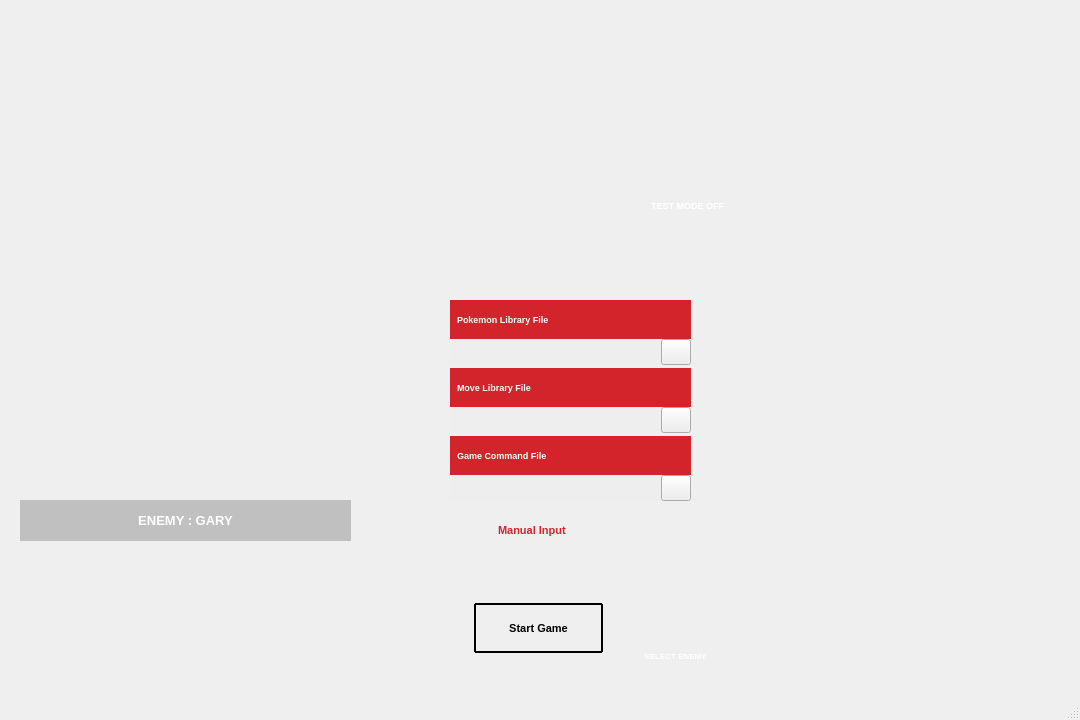
<?xml version="1.0" encoding="UTF-8"?>
<ui version="4.0">
 <class>MenuWindow</class>
 <widget class="QMainWindow" name="MenuWindow">
  <property name="geometry">
   <rect>
    <x>0</x>
    <y>0</y>
    <width>1080</width>
    <height>720</height>
   </rect>
  </property>
  <property name="font">
   <font>
    <pointsize>9</pointsize>
   </font>
  </property>
  <property name="windowTitle">
   <string>MenuWindow</string>
  </property>
  <widget class="QWidget" name="centralwidget">
   <widget class="QStackedWidget" name="stackedWidget">
    <property name="geometry">
     <rect>
      <x>-20</x>
      <y>-20</y>
      <width>1151</width>
      <height>791</height>
     </rect>
    </property>
    <widget class="QWidget" name="page">
     <widget class="QLabel" name="background">
      <property name="geometry">
       <rect>
        <x>-80</x>
        <y>-20</y>
        <width>1300</width>
        <height>750</height>
       </rect>
      </property>
      <property name="text">
       <string/>
      </property>
      <property name="pixmap">
       <pixmap resource="resource.qrc">:/img/img/bg1.png</pixmap>
      </property>
      <property name="scaledContents">
       <bool>true</bool>
      </property>
     </widget>
     <widget class="QPushButton" name="playBtn">
      <property name="geometry">
       <rect>
        <x>494</x>
        <y>623</y>
        <width>129</width>
        <height>50</height>
       </rect>
      </property>
      <property name="font">
       <font>
        <pointsize>8</pointsize>
        <bold>true</bold>
       </font>
      </property>
      <property name="cursor">
       <cursorShape>PointingHandCursor</cursorShape>
      </property>
      <property name="styleSheet">
       <string notr="true">border: 2px solid black;
border-radius: 1px;
color: black;
text-transform: uppercase;
</string>
      </property>
      <property name="text">
       <string>Start Game</string>
      </property>
     </widget>
     <widget class="QLabel" name="main_title">
      <property name="geometry">
       <rect>
        <x>330</x>
        <y>35</y>
        <width>461</width>
        <height>161</height>
       </rect>
      </property>
      <property name="styleSheet">
       <string notr="true"/>
      </property>
      <property name="text">
       <string/>
      </property>
      <property name="pixmap">
       <pixmap resource="resource.qrc">:/img/img/logo.png</pixmap>
      </property>
      <property name="scaledContents">
       <bool>true</bool>
      </property>
     </widget>
     <widget class="QLabel" name="pokedex">
      <property name="geometry">
       <rect>
        <x>110</x>
        <y>170</y>
        <width>941</width>
        <height>571</height>
       </rect>
      </property>
      <property name="cursor">
       <cursorShape>ArrowCursor</cursorShape>
      </property>
      <property name="styleSheet">
       <string notr="true"/>
      </property>
      <property name="text">
       <string/>
      </property>
      <property name="pixmap">
       <pixmap resource="resource.qrc">:/img/img/pokedex.png</pixmap>
      </property>
      <property name="scaledContents">
       <bool>true</bool>
      </property>
     </widget>
     <widget class="QWidget" name="verticalLayoutWidget_2">
      <property name="geometry">
       <rect>
        <x>470</x>
        <y>320</y>
        <width>241</width>
        <height>201</height>
       </rect>
      </property>
      <layout class="QVBoxLayout" name="verticalLayout_7">
       <property name="spacing">
        <number>3</number>
       </property>
       <item>
        <layout class="QVBoxLayout" name="verticalLayout_8">
         <property name="spacing">
          <number>0</number>
         </property>
         <item>
          <widget class="QLabel" name="label_11">
           <property name="font">
            <font>
             <pointsize>7</pointsize>
             <bold>true</bold>
            </font>
           </property>
           <property name="styleSheet">
            <string notr="true">background-color: #D2242A;
color: white;
padding: 5px;
text-transform: uppercase;</string>
           </property>
           <property name="text">
            <string>Pokemon Library File</string>
           </property>
          </widget>
         </item>
         <item>
          <layout class="QHBoxLayout" name="horizontalLayout_6">
           <property name="spacing">
            <number>0</number>
           </property>
           <item>
            <widget class="QLabel" name="pkmnLibEdit">
             <property name="font">
              <font>
               <pointsize>8</pointsize>
               <bold>false</bold>
              </font>
             </property>
             <property name="styleSheet">
              <string notr="true">background-color: #eeeeee;
color: black;
padding: 5px;</string>
             </property>
             <property name="text">
              <string/>
             </property>
            </widget>
           </item>
           <item>
            <widget class="QPushButton" name="pkmnLibBtn">
             <property name="maximumSize">
              <size>
               <width>30</width>
               <height>16777215</height>
              </size>
             </property>
             <property name="cursor">
              <cursorShape>PointingHandCursor</cursorShape>
             </property>
             <property name="styleSheet">
              <string notr="true">background: #eeeeee;
padding: 5px;</string>
             </property>
             <property name="text">
              <string/>
             </property>
             <property name="icon">
              <iconset resource="resource.qrc">
               <normaloff>:/img/img/Pokeball.png</normaloff>:/img/img/Pokeball.png</iconset>
             </property>
            </widget>
           </item>
          </layout>
         </item>
        </layout>
       </item>
       <item>
        <layout class="QVBoxLayout" name="verticalLayout_9">
         <property name="spacing">
          <number>0</number>
         </property>
         <item>
          <widget class="QLabel" name="label_13">
           <property name="font">
            <font>
             <pointsize>7</pointsize>
             <bold>true</bold>
            </font>
           </property>
           <property name="styleSheet">
            <string notr="true">background-color: #D2242A;
color: white;
padding: 5px;
text-transform: uppercase;</string>
           </property>
           <property name="text">
            <string>Move Library File</string>
           </property>
          </widget>
         </item>
         <item>
          <layout class="QHBoxLayout" name="horizontalLayout_7">
           <property name="spacing">
            <number>0</number>
           </property>
           <item>
            <widget class="QLabel" name="moveLibEdit">
             <property name="font">
              <font>
               <pointsize>8</pointsize>
               <bold>false</bold>
              </font>
             </property>
             <property name="styleSheet">
              <string notr="true">background-color: #eeeeee;
color: black;
padding: 5px;</string>
             </property>
             <property name="text">
              <string/>
             </property>
            </widget>
           </item>
           <item>
            <widget class="QPushButton" name="moveLibBtn">
             <property name="maximumSize">
              <size>
               <width>30</width>
               <height>16777215</height>
              </size>
             </property>
             <property name="cursor">
              <cursorShape>PointingHandCursor</cursorShape>
             </property>
             <property name="styleSheet">
              <string notr="true">background: #eeeeee;
padding: 5px;</string>
             </property>
             <property name="text">
              <string/>
             </property>
             <property name="icon">
              <iconset resource="resource.qrc">
               <normaloff>:/img/img/Pokeball.png</normaloff>:/img/img/Pokeball.png</iconset>
             </property>
            </widget>
           </item>
          </layout>
         </item>
        </layout>
       </item>
       <item>
        <layout class="QVBoxLayout" name="verticalLayout_10">
         <property name="spacing">
          <number>0</number>
         </property>
         <item>
          <widget class="QLabel" name="label_15">
           <property name="font">
            <font>
             <pointsize>7</pointsize>
             <bold>true</bold>
            </font>
           </property>
           <property name="styleSheet">
            <string notr="true">background-color: #D2242A;
color: white;
padding: 5px;
text-transform: uppercase;</string>
           </property>
           <property name="text">
            <string>Game Command File</string>
           </property>
          </widget>
         </item>
         <item>
          <layout class="QHBoxLayout" name="horizontalLayout_8">
           <property name="spacing">
            <number>0</number>
           </property>
           <item>
            <widget class="QLabel" name="gameDataEdit">
             <property name="font">
              <font>
               <pointsize>8</pointsize>
               <bold>false</bold>
              </font>
             </property>
             <property name="styleSheet">
              <string notr="true">background-color: #eeeeee;
color: black;
padding: 5px;</string>
             </property>
             <property name="text">
              <string/>
             </property>
            </widget>
           </item>
           <item>
            <widget class="QPushButton" name="gameDataBtn">
             <property name="maximumSize">
              <size>
               <width>30</width>
               <height>16777215</height>
              </size>
             </property>
             <property name="cursor">
              <cursorShape>PointingHandCursor</cursorShape>
             </property>
             <property name="styleSheet">
              <string notr="true">background: #eeeeee;
padding: 5px;</string>
             </property>
             <property name="text">
              <string/>
             </property>
             <property name="icon">
              <iconset resource="resource.qrc">
               <normaloff>:/img/img/Pokeball.png</normaloff>:/img/img/Pokeball.png</iconset>
             </property>
            </widget>
           </item>
          </layout>
         </item>
        </layout>
       </item>
      </layout>
     </widget>
     <widget class="QPushButton" name="caseBtn">
      <property name="geometry">
       <rect>
        <x>428</x>
        <y>218</y>
        <width>71</width>
        <height>61</height>
       </rect>
      </property>
      <property name="font">
       <font>
        <pointsize>8</pointsize>
        <bold>true</bold>
       </font>
      </property>
      <property name="cursor">
       <cursorShape>PointingHandCursor</cursorShape>
      </property>
      <property name="styleSheet">
       <string notr="true">background-color: transparent; 
border: 0px;
text-transform: uppercase;
color: #eeeeee;</string>
      </property>
      <property name="text">
       <string>Case</string>
      </property>
     </widget>
     <widget class="QLabel" name="caseLabel">
      <property name="geometry">
       <rect>
        <x>510</x>
        <y>535</y>
        <width>151</width>
        <height>31</height>
       </rect>
      </property>
      <property name="maximumSize">
       <size>
        <width>151</width>
        <height>16777215</height>
       </size>
      </property>
      <property name="font">
       <font>
        <pointsize>8</pointsize>
        <bold>true</bold>
       </font>
      </property>
      <property name="styleSheet">
       <string notr="true">background-color: transparent;
color: #D2242A;
padding: 5px;
text-transform: uppercase;</string>
      </property>
      <property name="text">
       <string>Manual Input</string>
      </property>
      <property name="alignment">
       <set>Qt::AlignLeading|Qt::AlignLeft|Qt::AlignVCenter</set>
      </property>
     </widget>
     <widget class="QPushButton" name="resetBtn">
      <property name="geometry">
       <rect>
        <x>440</x>
        <y>579</y>
        <width>40</width>
        <height>40</height>
       </rect>
      </property>
      <property name="font">
       <font>
        <pointsize>6</pointsize>
        <bold>true</bold>
       </font>
      </property>
      <property name="cursor">
       <cursorShape>PointingHandCursor</cursorShape>
      </property>
      <property name="styleSheet">
       <string notr="true">background-color: transparent; 
border: 0px;
text-transform: uppercase;
color: #eeeeee;</string>
      </property>
      <property name="text">
       <string>RESET</string>
      </property>
     </widget>
     <widget class="QLabel" name="oak">
      <property name="geometry">
       <rect>
        <x>230</x>
        <y>230</y>
        <width>200</width>
        <height>200</height>
       </rect>
      </property>
      <property name="styleSheet">
       <string notr="true"/>
      </property>
      <property name="text">
       <string/>
      </property>
      <property name="pixmap">
       <pixmap resource="resource.qrc">:/img/img/oak.png</pixmap>
      </property>
      <property name="scaledContents">
       <bool>true</bool>
      </property>
     </widget>
     <widget class="QLabel" name="main_title_3">
      <property name="geometry">
       <rect>
        <x>660</x>
        <y>200</y>
        <width>100</width>
        <height>100</height>
       </rect>
      </property>
      <property name="styleSheet">
       <string notr="true"/>
      </property>
      <property name="text">
       <string/>
      </property>
      <property name="pixmap">
       <pixmap resource="resource.qrc">:/sprites/sprites/pikachu-original-cap.png</pixmap>
      </property>
      <property name="scaledContents">
       <bool>true</bool>
      </property>
     </widget>
     <widget class="QLabel" name="enemy">
      <property name="geometry">
       <rect>
        <x>130</x>
        <y>290</y>
        <width>200</width>
        <height>200</height>
       </rect>
      </property>
      <property name="styleSheet">
       <string notr="true"/>
      </property>
      <property name="text">
       <string/>
      </property>
      <property name="pixmap">
       <pixmap resource="resource.qrc">:/img/img/trainer_0.png</pixmap>
      </property>
      <property name="scaledContents">
       <bool>true</bool>
      </property>
     </widget>
     <widget class="QLabel" name="pkmn_enemy">
      <property name="geometry">
       <rect>
        <x>20</x>
        <y>270</y>
        <width>261</width>
        <height>251</height>
       </rect>
      </property>
      <property name="styleSheet">
       <string notr="true"/>
      </property>
      <property name="text">
       <string/>
      </property>
      <property name="pixmap">
       <pixmap resource="resource.qrc">:/sprites/sprites/eevee.png</pixmap>
      </property>
      <property name="scaledContents">
       <bool>true</bool>
      </property>
     </widget>
     <widget class="QPushButton" name="leftBtn">
      <property name="geometry">
       <rect>
        <x>650</x>
        <y>613</y>
        <width>31</width>
        <height>24</height>
       </rect>
      </property>
      <property name="font">
       <font>
        <pointsize>8</pointsize>
        <bold>true</bold>
       </font>
      </property>
      <property name="cursor">
       <cursorShape>PointingHandCursor</cursorShape>
      </property>
      <property name="styleSheet">
       <string notr="true">background-color: transparent; 
border: 0px;
text-transform: uppercase;
color: #eeeeee;</string>
      </property>
      <property name="text">
       <string>&lt;</string>
      </property>
     </widget>
     <widget class="QPushButton" name="rightBtn">
      <property name="geometry">
       <rect>
        <x>707</x>
        <y>611</y>
        <width>29</width>
        <height>26</height>
       </rect>
      </property>
      <property name="font">
       <font>
        <pointsize>8</pointsize>
        <bold>true</bold>
       </font>
      </property>
      <property name="cursor">
       <cursorShape>PointingHandCursor</cursorShape>
      </property>
      <property name="styleSheet">
       <string notr="true">background-color: transparent; 
border: 0px;
text-transform: uppercase;
color: #eeeeee;</string>
      </property>
      <property name="text">
       <string>&gt;</string>
      </property>
     </widget>
     <widget class="QLabel" name="enemyLabel">
      <property name="geometry">
       <rect>
        <x>40</x>
        <y>520</y>
        <width>331</width>
        <height>41</height>
       </rect>
      </property>
      <property name="font">
       <font>
        <pointsize>10</pointsize>
        <italic>false</italic>
        <bold>true</bold>
       </font>
      </property>
      <property name="styleSheet">
       <string notr="true">color: white;
background: rgba(0, 0, 0, 50);
text-transform: uppercase;</string>
      </property>
      <property name="text">
       <string>ENEMY : GARY</string>
      </property>
      <property name="alignment">
       <set>Qt::AlignCenter</set>
      </property>
     </widget>
     <widget class="QLabel" name="player">
      <property name="geometry">
       <rect>
        <x>760</x>
        <y>300</y>
        <width>200</width>
        <height>200</height>
       </rect>
      </property>
      <property name="styleSheet">
       <string notr="true"/>
      </property>
      <property name="text">
       <string/>
      </property>
      <property name="pixmap">
       <pixmap resource="resource.qrc">:/img/img/trainer_you.png</pixmap>
      </property>
      <property name="scaledContents">
       <bool>true</bool>
      </property>
     </widget>
     <widget class="QLabel" name="pikachu">
      <property name="geometry">
       <rect>
        <x>820</x>
        <y>280</y>
        <width>200</width>
        <height>200</height>
       </rect>
      </property>
      <property name="styleSheet">
       <string notr="true"/>
      </property>
      <property name="text">
       <string/>
      </property>
      <property name="pixmap">
       <pixmap resource="resource.qrc">:/sprites/sprites/pikachu.png</pixmap>
      </property>
      <property name="scaledContents">
       <bool>true</bool>
      </property>
     </widget>
     <widget class="QPushButton" name="testBtn">
      <property name="geometry">
       <rect>
        <x>680</x>
        <y>250</y>
        <width>61</width>
        <height>51</height>
       </rect>
      </property>
      <property name="font">
       <font>
        <pointsize>7</pointsize>
        <bold>true</bold>
       </font>
      </property>
      <property name="cursor">
       <cursorShape>PointingHandCursor</cursorShape>
      </property>
      <property name="styleSheet">
       <string notr="true">background-color: transparent; 
border: 0px;
text-transform: uppercase;
color: #eeeeee;</string>
      </property>
      <property name="text">
       <string/>
      </property>
     </widget>
     <widget class="QLabel" name="testLabel">
      <property name="geometry">
       <rect>
        <x>630</x>
        <y>210</y>
        <width>121</width>
        <height>31</height>
       </rect>
      </property>
      <property name="font">
       <font>
        <pointsize>7</pointsize>
        <italic>false</italic>
        <bold>true</bold>
       </font>
      </property>
      <property name="styleSheet">
       <string notr="true">color: white;
background: rgba(0, 0, 0, 0);
padding: 5px;
text-transform: uppercase;</string>
      </property>
      <property name="text">
       <string>TEST MODE OFF</string>
      </property>
      <property name="alignment">
       <set>Qt::AlignRight|Qt::AlignTrailing|Qt::AlignVCenter</set>
      </property>
     </widget>
     <widget class="QLabel" name="pkmn_enemy_3">
      <property name="geometry">
       <rect>
        <x>709</x>
        <y>269</y>
        <width>200</width>
        <height>200</height>
       </rect>
      </property>
      <property name="styleSheet">
       <string notr="true"/>
      </property>
      <property name="text">
       <string/>
      </property>
      <property name="pixmap">
       <pixmap resource="resource.qrc">:/sprites/sprites/squirtle.png</pixmap>
      </property>
      <property name="scaledContents">
       <bool>true</bool>
      </property>
     </widget>
     <widget class="QLabel" name="pkmn_enemy_4">
      <property name="geometry">
       <rect>
        <x>900</x>
        <y>340</y>
        <width>200</width>
        <height>200</height>
       </rect>
      </property>
      <property name="styleSheet">
       <string notr="true"/>
      </property>
      <property name="text">
       <string/>
      </property>
      <property name="pixmap">
       <pixmap resource="resource.qrc">:/sprites/sprites/zorua-hisui.png</pixmap>
      </property>
      <property name="scaledContents">
       <bool>true</bool>
      </property>
     </widget>
     <widget class="QLabel" name="pkmn_enemy_5">
      <property name="geometry">
       <rect>
        <x>780</x>
        <y>360</y>
        <width>200</width>
        <height>200</height>
       </rect>
      </property>
      <property name="styleSheet">
       <string notr="true"/>
      </property>
      <property name="text">
       <string/>
      </property>
      <property name="pixmap">
       <pixmap resource="resource.qrc">:/sprites/sprites/bulbasaur.png</pixmap>
      </property>
      <property name="scaledContents">
       <bool>true</bool>
      </property>
     </widget>
     <widget class="QLabel" name="pkmn_enemy_6">
      <property name="geometry">
       <rect>
        <x>740</x>
        <y>130</y>
        <width>241</width>
        <height>261</height>
       </rect>
      </property>
      <property name="styleSheet">
       <string notr="true"/>
      </property>
      <property name="text">
       <string/>
      </property>
      <property name="pixmap">
       <pixmap resource="resource.qrc">:/sprites/sprites/charizard.png</pixmap>
      </property>
      <property name="scaledContents">
       <bool>true</bool>
      </property>
     </widget>
     <widget class="QLabel" name="pkmn_enemy_7">
      <property name="geometry">
       <rect>
        <x>890</x>
        <y>230</y>
        <width>200</width>
        <height>200</height>
       </rect>
      </property>
      <property name="styleSheet">
       <string notr="true"/>
      </property>
      <property name="text">
       <string/>
      </property>
      <property name="pixmap">
       <pixmap resource="resource.qrc">:/sprites/sprites/pidgeot.png</pixmap>
      </property>
      <property name="scaledContents">
       <bool>true</bool>
      </property>
     </widget>
     <widget class="QLabel" name="pkmn_enemy_8">
      <property name="geometry">
       <rect>
        <x>950</x>
        <y>20</y>
        <width>200</width>
        <height>200</height>
       </rect>
      </property>
      <property name="styleSheet">
       <string notr="true"/>
      </property>
      <property name="text">
       <string/>
      </property>
      <property name="pixmap">
       <pixmap resource="resource.qrc">:/sprites/sprites/butterfree.png</pixmap>
      </property>
      <property name="scaledContents">
       <bool>true</bool>
      </property>
     </widget>
     <widget class="QLabel" name="pkmn_enemy_9">
      <property name="geometry">
       <rect>
        <x>10</x>
        <y>60</y>
        <width>200</width>
        <height>200</height>
       </rect>
      </property>
      <property name="styleSheet">
       <string notr="true"/>
      </property>
      <property name="text">
       <string/>
      </property>
      <property name="pixmap">
       <pixmap resource="resource.qrc">:/sprites/sprites/mew.png</pixmap>
      </property>
      <property name="scaledContents">
       <bool>true</bool>
      </property>
     </widget>
     <widget class="QLabel" name="pkmn_enemy_10">
      <property name="geometry">
       <rect>
        <x>190</x>
        <y>-70</y>
        <width>200</width>
        <height>200</height>
       </rect>
      </property>
      <property name="styleSheet">
       <string notr="true"/>
      </property>
      <property name="text">
       <string/>
      </property>
      <property name="pixmap">
       <pixmap resource="resource.qrc">:/sprites/sprites/celebi.png</pixmap>
      </property>
      <property name="scaledContents">
       <bool>true</bool>
      </property>
     </widget>
     <widget class="QLabel" name="pkmn_enemy_11">
      <property name="geometry">
       <rect>
        <x>750</x>
        <y>-70</y>
        <width>200</width>
        <height>200</height>
       </rect>
      </property>
      <property name="styleSheet">
       <string notr="true"/>
      </property>
      <property name="text">
       <string/>
      </property>
      <property name="pixmap">
       <pixmap resource="resource.qrc">:/sprites/sprites/jirachi.png</pixmap>
      </property>
      <property name="scaledContents">
       <bool>true</bool>
      </property>
     </widget>
     <widget class="QLabel" name="enemyRemind">
      <property name="geometry">
       <rect>
        <x>650</x>
        <y>660</y>
        <width>91</width>
        <height>31</height>
       </rect>
      </property>
      <property name="font">
       <font>
        <pointsize>6</pointsize>
        <italic>false</italic>
        <bold>true</bold>
       </font>
      </property>
      <property name="styleSheet">
       <string notr="true">color: white;
background: rgba(0, 0, 0, 0);
padding: 5px;
text-transform: uppercase;</string>
      </property>
      <property name="text">
       <string>SELECT ENEMY</string>
      </property>
      <property name="alignment">
       <set>Qt::AlignCenter</set>
      </property>
     </widget>
     <zorder>background</zorder>
     <zorder>pkmn_enemy_3</zorder>
     <zorder>main_title</zorder>
     <zorder>pokedex</zorder>
     <zorder>playBtn</zorder>
     <zorder>verticalLayoutWidget_2</zorder>
     <zorder>caseBtn</zorder>
     <zorder>caseLabel</zorder>
     <zorder>resetBtn</zorder>
     <zorder>oak</zorder>
     <zorder>main_title_3</zorder>
     <zorder>enemy</zorder>
     <zorder>pkmn_enemy</zorder>
     <zorder>leftBtn</zorder>
     <zorder>rightBtn</zorder>
     <zorder>enemyLabel</zorder>
     <zorder>testLabel</zorder>
     <zorder>testBtn</zorder>
     <zorder>pkmn_enemy_4</zorder>
     <zorder>pkmn_enemy_6</zorder>
     <zorder>pkmn_enemy_7</zorder>
     <zorder>pkmn_enemy_9</zorder>
     <zorder>pkmn_enemy_10</zorder>
     <zorder>pkmn_enemy_11</zorder>
     <zorder>player</zorder>
     <zorder>pkmn_enemy_5</zorder>
     <zorder>pikachu</zorder>
     <zorder>pkmn_enemy_8</zorder>
     <zorder>enemyRemind</zorder>
    </widget>
   </widget>
  </widget>
  <widget class="QStatusBar" name="statusbar"/>
 </widget>
 <resources>
  <include location="resource.qrc"/>
 </resources>
 <connections/>
</ui>
